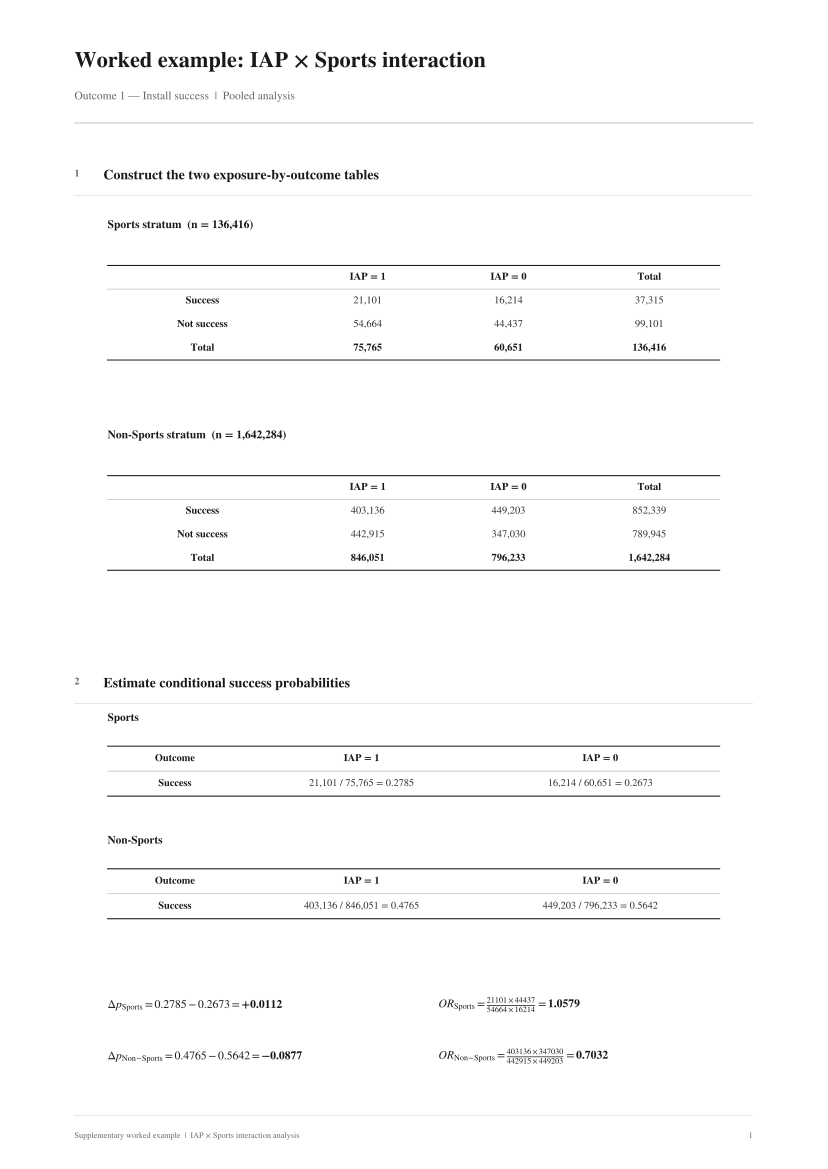

This figure's Python source:
# =====================================================================
# IAP × SPORTS — WORKED INTERACTION ANALYSIS
# Supplementary reproducibility material
#
# This script generates the complete IAP × Sports worked example used to
# illustrate the Interaction-Analysis Framework in the paper. It
# reproduces the analytical steps, interaction estimates, confidence
# intervals, country- and time-specific results, tables, and figures
# reported in the worked example, allowing readers to verify the
# calculations and resulting empirical evidence.
#
# Output:
#     iap_sports_worked_example.pdf
# =====================================================================


# =====================================================================
# 0. IMPORTS
# =====================================================================

import numpy as np
import pandas as pd
import matplotlib.pyplot as plt
import matplotlib as mpl
import textwrap

from matplotlib.backends.backend_pdf import PdfPages
from matplotlib.lines import Line2D
from matplotlib.patches import Rectangle


# =====================================================================
# 1. ANALYTICAL SETTINGS
# =====================================================================
# Load dataset
apps = pd.read_csv("ads_iap_googlePlayStore_42country_month_panel.csv")
df = apps.copy()

EXPOSURE = "offers_iap"
GENRE = "Sports"

INSTALL = "install_success"
RATING = "rating_success"

OUTPUT_FILE = "iap_sports_worked_example.pdf"

Z = 1.96

INSTALL_COUNTRIES = {
    "US": "United States",
    "IN": "India"
}

TEMPORAL_COUNTRY = "US"

RATING_COUNTRY = "US"
RATING_COUNTRY_NAME = "United States"


# =====================================================================
# 2. MONTH HANDLING
# =====================================================================

def month_label(value):
    try:
        return pd.to_datetime(value).strftime("%b %Y")
    except Exception:
        return str(value)


available_months = (
    df.loc[df["country"] == TEMPORAL_COUNTRY, "month"]
      .dropna()
      .sort_values()
      .unique()
      .tolist()
)

if len(available_months) < 3:
    raise ValueError("At least three US months are required.")


INSTALL_MONTHS = [
    available_months[0],
    available_months[len(available_months) // 2],
    available_months[-1]
]

# One representative month for the shorter rating example
RATING_MONTH = INSTALL_MONTHS[1]


# =====================================================================
# 3. STATISTICAL HELPERS
# =====================================================================

def safe_div(num, den):
    return np.nan if den == 0 else num / den


def se_probability_difference(p1, n1, p0, n0):
    if n1 == 0 or n0 == 0:
        return np.nan

    return np.sqrt(
        p1 * (1 - p1) / n1
        +
        p0 * (1 - p0) / n0
    )


def zero_cell_correction(a, b, c, d):
    corrected = any(x == 0 for x in [a, b, c, d])

    if corrected:
        return (
            a + 0.5,
            b + 0.5,
            c + 0.5,
            d + 0.5,
            True
        )

    return (
        float(a),
        float(b),
        float(c),
        float(d),
        False
    )


def se_log_or(a, b, c, d):
    return np.sqrt(
        1/a + 1/b + 1/c + 1/d
    )


def classify_ddp(low, high):
    if low > 0:
        return "+"
    if high < 0:
        return "-"
    return "0"


def classify_ror(low, high):
    if low > 1:
        return "+"
    if high < 1:
        return "-"
    return "0"


def get_cells(data, outcome):
    valid = data[
        data[outcome].isin([0, 1])
        &
        data[EXPOSURE].isin([0, 1])
    ].copy()

    a = int(
        (
            (valid[EXPOSURE] == 1)
            &
            (valid[outcome] == 1)
        ).sum()
    )

    b = int(
        (
            (valid[EXPOSURE] == 1)
            &
            (valid[outcome] == 0)
        ).sum()
    )

    c = int(
        (
            (valid[EXPOSURE] == 0)
            &
            (valid[outcome] == 1)
        ).sum()
    )

    d = int(
        (
            (valid[EXPOSURE] == 0)
            &
            (valid[outcome] == 0)
        ).sum()
    )

    return a, b, c, d


# =====================================================================
# 4. COMPLETE INTERACTION CALCULATION
# =====================================================================

def calculate_interaction(data, outcome):

    data = data[
        data[outcome].isin([0, 1])
        &
        data[EXPOSURE].isin([0, 1])
        &
        data["genre"].notna()
    ].copy()

    focal = data[data["genre"] == GENRE].copy()
    other = data[data["genre"] != GENRE].copy()

    if len(focal) == 0:
        raise ValueError("No Sports observations in this context.")

    if len(other) == 0:
        raise ValueError("No non-Sports observations in this context.")

    # -----------------------------------------------------------------
    # 2 × 2 cells
    # -----------------------------------------------------------------

    a1, b1, c1, d1 = get_cells(focal, outcome)
    a0, b0, c0, d0 = get_cells(other, outcome)

    # -----------------------------------------------------------------
    # Conditional probabilities
    # -----------------------------------------------------------------

    p_r_ads = safe_div(a1, a1 + b1)
    p_r_noads = safe_div(c1, c1 + d1)

    p_n_ads = safe_div(a0, a0 + b0)
    p_n_noads = safe_div(c0, c0 + d0)

    # -----------------------------------------------------------------
    # Probability differences
    # -----------------------------------------------------------------

    dp_r = p_r_ads - p_r_noads
    dp_n = p_n_ads - p_n_noads

    se_dp_r = se_probability_difference(
        p_r_ads, a1 + b1,
        p_r_noads, c1 + d1
    )

    se_dp_n = se_probability_difference(
        p_n_ads, a0 + b0,
        p_n_noads, c0 + d0
    )

    dp_r_low = dp_r - Z * se_dp_r
    dp_r_high = dp_r + Z * se_dp_r

    dp_n_low = dp_n - Z * se_dp_n
    dp_n_high = dp_n + Z * se_dp_n

    # -----------------------------------------------------------------
    # Odds ratios
    # -----------------------------------------------------------------

    A1, B1, C1, D1, correction_rpg = zero_cell_correction(
        a1, b1, c1, d1
    )

    A0, B0, C0, D0, correction_nonrpg = zero_cell_correction(
        a0, b0, c0, d0
    )

    OR_r = (A1 * D1) / (B1 * C1)
    OR_n = (A0 * D0) / (B0 * C0)

    log_OR_r = np.log(OR_r)
    log_OR_n = np.log(OR_n)

    se_log_OR_r = se_log_or(A1, B1, C1, D1)
    se_log_OR_n = se_log_or(A0, B0, C0, D0)

    OR_r_low = np.exp(log_OR_r - Z * se_log_OR_r)
    OR_r_high = np.exp(log_OR_r + Z * se_log_OR_r)

    OR_n_low = np.exp(log_OR_n - Z * se_log_OR_n)
    OR_n_high = np.exp(log_OR_n + Z * se_log_OR_n)

    # -----------------------------------------------------------------
    # Additive interaction
    # -----------------------------------------------------------------

    DDP = dp_r - dp_n

    se_DDP = np.sqrt(
        se_dp_r**2
        +
        se_dp_n**2
    )

    DDP_low = DDP - Z * se_DDP
    DDP_high = DDP + Z * se_DDP

    DDP_direction = classify_ddp(
        DDP_low,
        DDP_high
    )

    # -----------------------------------------------------------------
    # Multiplicative interaction
    # -----------------------------------------------------------------

    RoR = OR_r / OR_n
    log_RoR = np.log(RoR)

    se_log_RoR = np.sqrt(
        se_log_OR_r**2
        +
        se_log_OR_n**2
    )

    log_RoR_low = log_RoR - Z * se_log_RoR
    log_RoR_high = log_RoR + Z * se_log_RoR

    RoR_low = np.exp(log_RoR_low)
    RoR_high = np.exp(log_RoR_high)

    RoR_direction = classify_ror(
        RoR_low,
        RoR_high
    )

    joint = DDP_direction + RoR_direction

    # -----------------------------------------------------------------
    # Odds / log odds for plots
    # -----------------------------------------------------------------

    odds_r_noads = safe_div(
        p_r_noads,
        1 - p_r_noads
    )

    odds_r_ads = safe_div(
        p_r_ads,
        1 - p_r_ads
    )

    odds_n_noads = safe_div(
        p_n_noads,
        1 - p_n_noads
    )

    odds_n_ads = safe_div(
        p_n_ads,
        1 - p_n_ads
    )

    eps = 1e-12

    log_odds_r_noads = np.log(
        max(odds_r_noads, eps)
    )

    log_odds_r_ads = np.log(
        max(odds_r_ads, eps)
    )

    log_odds_n_noads = np.log(
        max(odds_n_noads, eps)
    )

    log_odds_n_ads = np.log(
        max(odds_n_ads, eps)
    )

    return {

        "n": len(data),

        # Sports cells
        "a1": a1,
        "b1": b1,
        "c1": c1,
        "d1": d1,

        # Non-Sports cells
        "a0": a0,
        "b0": b0,
        "c0": c0,
        "d0": d0,

        # probabilities
        "p_r_ads": p_r_ads,
        "p_r_noads": p_r_noads,

        "p_n_ads": p_n_ads,
        "p_n_noads": p_n_noads,

        # probability differences
        "dp_r": dp_r,
        "dp_r_low": dp_r_low,
        "dp_r_high": dp_r_high,

        "dp_n": dp_n,
        "dp_n_low": dp_n_low,
        "dp_n_high": dp_n_high,

        # OR
        "OR_r": OR_r,
        "OR_r_low": OR_r_low,
        "OR_r_high": OR_r_high,

        "OR_n": OR_n,
        "OR_n_low": OR_n_low,
        "OR_n_high": OR_n_high,

        "log_OR_r": log_OR_r,
        "log_OR_n": log_OR_n,

        # DDP
        "DDP": DDP,
        "DDP_low": DDP_low,
        "DDP_high": DDP_high,
        "DDP_direction": DDP_direction,

        # RoR
        "RoR": RoR,
        "RoR_low": RoR_low,
        "RoR_high": RoR_high,

        "log_RoR": log_RoR,
        "log_RoR_low": log_RoR_low,
        "log_RoR_high": log_RoR_high,

        "RoR_direction": RoR_direction,

        "joint": joint,

        # odds
        "odds_r_noads": odds_r_noads,
        "odds_r_ads": odds_r_ads,

        "odds_n_noads": odds_n_noads,
        "odds_n_ads": odds_n_ads,

        # log odds
        "log_odds_r_noads": log_odds_r_noads,
        "log_odds_r_ads": log_odds_r_ads,

        "log_odds_n_noads": log_odds_n_noads,
        "log_odds_n_ads": log_odds_n_ads,

        "correction_rpg": correction_rpg,
        "correction_nonrpg": correction_nonrpg
    }


# =====================================================================
# 5. CALCULATE ALL RESULTS
# =====================================================================

install_pooled = calculate_interaction(
    df,
    INSTALL
)

install_countries = {}

for code, name in INSTALL_COUNTRIES.items():

    subset = df[
        df["country"] == code
    ].copy()

    install_countries[name] = calculate_interaction(
        subset,
        INSTALL
    )


install_months = {}

for month in INSTALL_MONTHS:

    subset = df[
        (df["country"] == TEMPORAL_COUNTRY)
        &
        (df["month"] == month)
    ].copy()

    install_months[
        month_label(month)
    ] = calculate_interaction(
        subset,
        INSTALL
    )


rating_pooled = calculate_interaction(
    df,
    RATING
)


rating_us = calculate_interaction(

    df[
        df["country"] == RATING_COUNTRY
    ].copy(),

    RATING
)


rating_month = calculate_interaction(

    df[
        (df["country"] == RATING_COUNTRY)
        &
        (df["month"] == RATING_MONTH)
    ].copy(),

    RATING
)


# =====================================================================
# 6. PUBLICATION TYPOGRAPHY
# =====================================================================

mpl.rcParams.update({

    # Body
    "font.family": "serif",

    # Use fonts normally available with Matplotlib.
    # The first available font will be selected.
    "font.serif": [
        "STIXGeneral",
        "DejaVu Serif",
        "Times New Roman",
        "Times"
    ],

    "mathtext.fontset": "stix",

    "font.size": 8.4,

    # Axes
    "axes.titlesize": 9.0,
    "axes.titleweight": "normal",

    "axes.labelsize": 7.8,

    "axes.linewidth": 0.55,

    # ticks
    "xtick.labelsize": 7.0,
    "ytick.labelsize": 7.0,

    "xtick.major.width": 0.5,
    "ytick.major.width": 0.5,

    "xtick.major.size": 3,
    "ytick.major.size": 3,

    # legend
    "legend.fontsize": 7.0,

    # save
    "savefig.dpi": 300,

    # PDF
    "pdf.fonttype": 42,
    "ps.fonttype": 42
})


# =====================================================================
# 7. DESIGN TOKENS
# =====================================================================

INK = "0.10"

TEXT = "0.18"

MUTED = "0.40"

RULE = "0.70"

LIGHT_RULE = "0.86"

PALE = "0.955"

VERY_PALE = "0.985"

DARK_BAR = "0.24"

MID_BAR = "0.56"

LIGHT_BAR = "0.76"

WHITE = "1.0"


# A4 margins
LEFT = 0.090
RIGHT = 0.910
WIDTH = RIGHT - LEFT


# =====================================================================
# 8. GENERAL PAGE HELPERS
# =====================================================================

def new_page():
    fig = plt.figure(
        figsize=(8.27, 11.69),
        facecolor="white"
    )
    return fig


def add_line(
    fig,
    x1,
    x2,
    y,
    color=RULE,
    lw=0.5
):
    fig.lines.append(
        Line2D(
            [x1, x2],
            [y, y],
            transform=fig.transFigure,
            color=color,
            linewidth=lw
        )
    )


def page_header(
    fig,
    title,
    subtitle=None
):

    fig.text(
        LEFT,
        0.956,
        title,
        fontsize=16.0,
        fontweight="bold",
        color=INK,
        ha="left",
        va="top"
    )

    if subtitle:

        fig.text(
            LEFT,
            0.922,
            subtitle,
            fontsize=8.3,
            color=MUTED,
            ha="left",
            va="top"
        )

    add_line(
        fig,
        LEFT,
        RIGHT,
        0.895,
        color=RULE,
        lw=0.55
    )


def page_footer(
    fig,
    page_number
):

    add_line(
        fig,
        LEFT,
        RIGHT,
        0.045,
        color=LIGHT_RULE,
        lw=0.45
    )

    fig.text(
        LEFT,
        0.026,
        "Supplementary worked example  |  IAP × Sports interaction analysis",
        fontsize=5.9,
        color=MUTED,
        ha="left"
    )

    fig.text(
        RIGHT,
        0.026,
        str(page_number),
        fontsize=6.0,
        color=MUTED,
        ha="right"
    )


def section_heading(
    fig,
    y,
    number,
    title
):

    if number is not None:

        fig.text(
            LEFT,
            y,
            str(number),
            fontsize=7.2,
            fontweight="bold",
            color=MUTED,
            ha="left",
            va="top"
        )

        title_x = LEFT + 0.035

    else:

        title_x = LEFT

    fig.text(
        title_x,
        y,
        title,
        fontsize=10.0,
        fontweight="bold",
        color=INK,
        ha="left",
        va="top"
    )

    add_line(
        fig,
        LEFT,
        RIGHT,
        y - 0.022,
        color=LIGHT_RULE,
        lw=0.45
    )


def caption(
    fig,
    y,
    label,
    text
):

    fig.text(
        LEFT,
        y,
        label,
        fontsize=6.8,
        fontweight="bold",
        color=TEXT,
        va="top"
    )

    fig.text(
        LEFT + 0.075,
        y,
        text,
        fontsize=6.8,
        color=MUTED,
        va="top",
        wrap=True
    )


def note(
    fig,
    x,
    y,
    text,
    width=100,
    fontsize=7.3
):

    wrapped = "\n".join(
        textwrap.wrap(
            text,
            width=width
        )
    )

    fig.text(
        x,
        y,
        wrapped,
        fontsize=fontsize,
        color=TEXT,
        ha="left",
        va="top",
        linespacing=1.38
    )


# =====================================================================
# 9. BOOKTABS-STYLE TABLE
# =====================================================================

def publication_table(
    fig,
    rect,
    rows,
    columns,
    col_widths=None,
    fontsize=7.4,
    header_fontsize=None,
    row_height=1.35,
    first_col_bold=False,
    alignments=None
):

    ax = fig.add_axes(rect)

    ax.axis("off")

    if header_fontsize is None:
        header_fontsize = fontsize

    if col_widths is None:
        col_widths = [
            1 / len(columns)
        ] * len(columns)

    table = ax.table(
        cellText=rows,
        colLabels=columns,
        cellLoc="center",
        colLoc="center",
        colWidths=col_widths,
        loc="center"
    )

    table.auto_set_font_size(False)
    table.set_fontsize(fontsize)
    table.scale(1, row_height)

    cells = table.get_celld()

    nrows = len(rows) + 1
    ncols = len(columns)

    # Remove spreadsheet-style boxes
    for (r, c), cell in cells.items():

        cell.set_facecolor(WHITE)
        cell.set_edgecolor(WHITE)
        cell.set_linewidth(0)

        cell.PAD = 0.04

        if r == 0:

            cell.set_text_props(
                fontweight="bold",
                fontsize=header_fontsize,
                color=INK
            )

        else:

            cell.set_text_props(
                color=TEXT
            )

            if first_col_bold and c == 0:
                cell.set_text_props(
                    fontweight="bold",
                    color=INK
                )

        if alignments is not None:

            alignment = alignments[c]

            cell.get_text().set_ha(
                alignment
            )

    # Need canvas positions before drawing booktabs rules
    fig.canvas.draw()

    renderer = fig.canvas.get_renderer()

    # Top of header
    top_bbox = cells[(0, 0)].get_window_extent(renderer)
    top_y = ax.transAxes.inverted().transform(
        (top_bbox.x0, top_bbox.y1)
    )[1]

    # Bottom of header
    header_bbox = cells[(0, 0)].get_window_extent(renderer)
    header_bottom = ax.transAxes.inverted().transform(
        (header_bbox.x0, header_bbox.y0)
    )[1]

    # Bottom of table
    bottom_bbox = cells[(nrows - 1, 0)].get_window_extent(renderer)
    bottom_y = ax.transAxes.inverted().transform(
        (bottom_bbox.x0, bottom_bbox.y0)
    )[1]

    ax.plot(
        [0, 1],
        [top_y, top_y],
        transform=ax.transAxes,
        color=INK,
        linewidth=0.75,
        clip_on=False
    )

    ax.plot(
        [0, 1],
        [header_bottom, header_bottom],
        transform=ax.transAxes,
        color=RULE,
        linewidth=0.45,
        clip_on=False
    )

    ax.plot(
        [0, 1],
        [bottom_y, bottom_y],
        transform=ax.transAxes,
        color=INK,
        linewidth=0.75,
        clip_on=False
    )

    return table


# =====================================================================
# 10. CONTINGENCY TABLE
# =====================================================================

def contingency_booktabs(
    fig,
    rect,
    title,
    a,
    b,
    c,
    d
):

    fig.text(
        rect[0],
        rect[1] + rect[3] + 0.015,
        title,
        fontsize=8.3,
        fontweight="bold",
        color=INK
    )

    rows = [
        [
            "Success",
            f"{a:,}",
            f"{c:,}",
            f"{a+c:,}"
        ],
        [
            "Not success",
            f"{b:,}",
            f"{d:,}",
            f"{b+d:,}"
        ],
        [
            "Total",
            f"{a+b:,}",
            f"{c+d:,}",
            f"{a+b+c+d:,}"
        ]
    ]

    table = publication_table(
        fig,
        rect,
        rows,
        [
            "",
            "IAP = 1",
            "IAP = 0",
            "Total"
        ],
        col_widths=[
            0.31,
            0.23,
            0.23,
            0.23
        ],
        fontsize=7.5,
        row_height=1.42,
        first_col_bold=True
    )

    # Emphasise total row without shading
    for c in range(4):

        table[(3, c)].set_text_props(
            fontweight="bold",
            color=INK
        )


# =====================================================================
# 11. CONDITIONAL PROBABILITY TABLE
# =====================================================================

def probability_booktabs(
    fig,
    rect,
    title,
    a,
    b,
    c,
    d
):

    p_ads = safe_div(a, a+b)
    p_noads = safe_div(c, c+d)

    fig.text(
        rect[0],
        rect[1] + rect[3] + 0.013,
        title,
        fontsize=8.1,
        fontweight="bold",
        color=INK
    )

    rows = [
        [
            "Success",
            f"{a:,} / {a+b:,} = {p_ads:.4f}",
            f"{c:,} / {c+d:,} = {p_noads:.4f}"
        ]
    ]

    publication_table(
        fig,
        rect,
        rows,
        [
            "Outcome",
            "IAP = 1",
            "IAP = 0"
        ],
        col_widths=[
            0.22,
            0.39,
            0.39
        ],
        fontsize=7.4,
        row_height=1.50,
        first_col_bold=True
    )


# =====================================================================
# 12. STANDARD AXIS STYLE
# =====================================================================

def clean_axis(
    ax,
    horizontal_grid=True
):

    ax.spines["top"].set_visible(False)
    ax.spines["right"].set_visible(False)

    ax.spines["left"].set_color(RULE)
    ax.spines["bottom"].set_color(RULE)

    ax.spines["left"].set_linewidth(0.55)
    ax.spines["bottom"].set_linewidth(0.55)

    ax.tick_params(
        colors=TEXT,
        width=0.5
    )

    if horizontal_grid:

        ax.yaxis.grid(
            True,
            color="0.90",
            linewidth=0.45
        )

        ax.set_axisbelow(True)


# =====================================================================
# 13. ZERO-CENTRED BAR CHART
# =====================================================================

def zero_bar_chart(
    ax,
    labels,
    values,
    ylabel,
    title=None,
    shades=None,
    value_decimals=3
):

    values = np.asarray(values, dtype=float)

    x = np.arange(len(values))

    if shades is None:

        shades = [DARK_BAR] * len(values)

    bars = ax.bar(
        x,
        values,
        width=0.56,
        color=shades,
        edgecolor=INK,
        linewidth=0.45
    )

    ax.axhline(
        0,
        color=INK,
        linewidth=0.85
    )

    span = max(
        np.max(np.abs(values)),
        0.05
    )

    ax.set_ylim(
        -span * 1.30,
        span * 1.30
    )

    ax.set_xticks(x)
    ax.set_xticklabels(labels)

    ax.set_ylabel(ylabel)

    if title:
        ax.set_title(
            title,
            pad=8
        )

    clean_axis(ax)

    for bar, value in zip(
        bars,
        values
    ):

        offset = span * 0.045

        if value >= 0:

            y = value + offset
            va = "bottom"

        else:

            y = value - offset
            va = "top"

        ax.text(
            bar.get_x() + bar.get_width()/2,
            y,
            f"{value:+.{value_decimals}f}",
            ha="center",
            va=va,
            fontsize=6.7,
            color=TEXT
        )


# =====================================================================
# 14. PROBABILITY INTERACTION PLOT
# =====================================================================

def probability_interaction_plot(
    ax,
    R,
    outcome_label
):

    ax.plot(
        [0, 1],
        [
            R["p_r_noads"],
            R["p_r_ads"]
        ],
        color=INK,
        marker="o",
        markersize=4.2,
        linewidth=1.45,
        label="Sports"
    )

    ax.plot(
        [0, 1],
        [
            R["p_n_noads"],
            R["p_n_ads"]
        ],
        color=MID_BAR,
        marker="s",
        markersize=4.0,
        linewidth=1.35,
        linestyle="--",
        label="Non-Sports"
    )

    values = [
        R["p_r_noads"],
        R["p_r_ads"],
        R["p_n_noads"],
        R["p_n_ads"]
    ]

    ymin = max(
        0,
        min(values) - 0.07
    )

    ymax = min(
        1,
        max(values) + 0.07
    )

    ax.set_ylim(
        ymin,
        ymax
    )

    ax.set_xlim(
        -0.08,
        1.08
    )

    ax.set_xticks(
        [0, 1]
    )

    ax.set_xticklabels(
        [
            "IAP absent",
            "IAP present"
        ]
    )

    ax.set_ylabel(
        f"P({outcome_label.lower()})"
    )

    ax.legend(
        frameon=False,
        loc="best",
        handlelength=2.0
    )

    clean_axis(ax)

    for x, y in [
        (0, R["p_r_noads"]),
        (1, R["p_r_ads"]),
        (0, R["p_n_noads"]),
        (1, R["p_n_ads"])
    ]:

        ax.annotate(
            f"{y:.3f}",
            (x, y),
            xytext=(0, 6),
            textcoords="offset points",
            ha="center",
            fontsize=6.3,
            color=MUTED
        )


# =====================================================================
# 15. LOG-ODDS INTERACTION PLOT
# =====================================================================

def log_odds_interaction_plot(
    ax,
    R,
    outcome_label
):

    ax.plot(
        [0, 1],
        [
            R["log_odds_r_noads"],
            R["log_odds_r_ads"]
        ],
        color=INK,
        marker="o",
        markersize=4.2,
        linewidth=1.45,
        label="Sports"
    )

    ax.plot(
        [0, 1],
        [
            R["log_odds_n_noads"],
            R["log_odds_n_ads"]
        ],
        color=MID_BAR,
        marker="s",
        markersize=4.0,
        linewidth=1.35,
        linestyle="--",
        label="Non-Sports"
    )

    values = [
        R["log_odds_r_noads"],
        R["log_odds_r_ads"],
        R["log_odds_n_noads"],
        R["log_odds_n_ads"]
    ]

    span = max(values) - min(values)

    margin = max(
        span * 0.10,
        0.12
    )

    ax.set_ylim(
        min(values) - margin,
        max(values) + margin
    )

    ax.set_xlim(
        -0.08,
        1.08
    )

    ax.set_xticks(
        [0, 1]
    )

    ax.set_xticklabels(
        [
            "IAP absent",
            "IAP present"
        ]
    )

    ax.set_ylabel(
        f"Log odds of {outcome_label.lower()}"
    )

    ax.legend(
        frameon=False,
        loc="best",
        handlelength=2.0
    )

    clean_axis(ax)

    for x, y in [
        (0, R["log_odds_r_noads"]),
        (1, R["log_odds_r_ads"]),
        (0, R["log_odds_n_noads"]),
        (1, R["log_odds_n_ads"])
    ]:

        ax.annotate(
            f"{y:+.2f}",
            (x, y),
            xytext=(0, 6),
            textcoords="offset points",
            ha="center",
            fontsize=6.3,
            color=MUTED
        )


# =====================================================================
# 16. CONTEXT RESULT TABLE
# =====================================================================

def context_results_table(
    fig,
    rect,
    contexts
):

    rows = []

    for label, R in contexts.items():

        rows.append([
            label,
            f"{R['dp_r']:+.3f}",
            f"{R['dp_n']:+.3f}",
            f"{R['DDP']:+.3f}",
            f"{R['OR_r']:.3f}",
            f"{R['OR_n']:.3f}",
            f"{R['RoR']:.3f}",
            R["joint"]
        ])

    publication_table(
        fig,
        rect,
        rows,
        [
            "Context",
            "Sports\nΔp",
            "Non-Sports\nΔp",
            "DDP",
            "Sports\nOR",
            "Non-Sports\nOR",
            "RoR",
            "Joint"
        ],
        col_widths=[
            0.20,
            0.105,
            0.12,
            0.105,
            0.105,
            0.12,
            0.105,
            0.04
        ],
        fontsize=6.7,
        header_fontsize=6.4,
        row_height=1.45,
        first_col_bold=True
    )


# =====================================================================
# 17. CONTEXT CALCULATION BLOCK
#
# Cleaner replacement for the old "tiny table + tiny equations" block.
# =====================================================================

def context_calculation_block(
    fig,
    R,
    title,
    y_top
):

    # title
    fig.text(
        LEFT + 0.020,
        y_top,
        title,
        fontsize=9.0,
        fontweight="bold",
        color=INK,
        va="top"
    )

    # thin contextual rule
    add_line(
        fig,
        LEFT + 0.020,
        RIGHT - 0.020,
        y_top - 0.023,
        color=LIGHT_RULE,
        lw=0.40
    )

    # --------------------------------------------------------------
    # Left: compact cell-count table
    # --------------------------------------------------------------

    rows = [
        [
            "Sports",
            f"{R['a1']:,}",
            f"{R['b1']:,}",
            f"{R['c1']:,}",
            f"{R['d1']:,}"
        ],
        [
            "Non-Sports",
            f"{R['a0']:,}",
            f"{R['b0']:,}",
            f"{R['c0']:,}",
            f"{R['d0']:,}"
        ]
    ]

    publication_table(
        fig,
        [
            LEFT + 0.020,
            y_top - 0.150,
            0.39,
            0.105
        ],
        rows,
        [
            "Stratum",
            "IAP+\nSuccess",
            "IAP+\nNo",
            "IAP−\nSuccess",
            "IAP−\nNo"
        ],
        col_widths=[
            0.22,
            0.195,
            0.195,
            0.195,
            0.195
        ],
        fontsize=6.5,
        header_fontsize=6.1,
        row_height=1.35,
        first_col_bold=True
    )

    # --------------------------------------------------------------
    # Right: aligned calculation sequence
    # --------------------------------------------------------------

    x = 0.535

    fig.text(
        x,
        y_top - 0.050,
        (
            r"$\Delta p_{\mathrm{Sports}}"
            rf"={R['p_r_ads']:.4f}"
            rf"-{R['p_r_noads']:.4f}"
            rf"={R['dp_r']:+.4f}$"
        ),
        fontsize=7.8,
        color=TEXT
    )

    fig.text(
        x,
        y_top - 0.083,
        (
            r"$\Delta p_{\mathrm{Non\!-\!Sports}}"
            rf"={R['p_n_ads']:.4f}"
            rf"-{R['p_n_noads']:.4f}"
            rf"={R['dp_n']:+.4f}$"
        ),
        fontsize=7.8,
        color=TEXT
    )

    fig.text(
        x,
        y_top - 0.120,
        (
            r"$\mathrm{DDP}"
            rf"={R['dp_r']:+.4f}"
            rf"-({R['dp_n']:+.4f})"
            rf"=\mathbf{{{R['DDP']:+.4f}}}$"
        ),
        fontsize=8.1,
        color=INK
    )

    fig.text(
        x,
        y_top - 0.157,
        (
            r"$\mathrm{RoR}"
            rf"={R['OR_r']:.4f}"
            rf"/{R['OR_n']:.4f}"
            rf"=\mathbf{{{R['RoR']:.4f}}}$"
        ),
        fontsize=8.1,
        color=INK
    )

    fig.text(
        0.835,
        y_top - 0.157,
        f"Joint: {R['joint']}",
        fontsize=7.4,
        fontweight="bold",
        color=TEXT
    )


# =====================================================================
# 18. TWO-PANEL CONTEXT SUMMARY
# =====================================================================

def context_summary_figure(
    fig,
    contexts,
    rect_left,
    rect_right,
    short_labels=None
):

    labels = list(contexts.keys())

    if short_labels is None:
        plot_labels = labels
    else:
        plot_labels = short_labels

    ddp = np.array([
        contexts[k]["DDP"]
        for k in labels
    ])

    log_ror = np.array([
        contexts[k]["log_RoR"]
        for k in labels
    ])

    # --------------------------------------------------------------
    # DDP
    # --------------------------------------------------------------

    ax1 = fig.add_axes(rect_left)

    zero_bar_chart(
        ax1,
        plot_labels,
        ddp,
        "DDP",
        title="Additive interaction"
    )

    # --------------------------------------------------------------
    # log(RoR)
    # --------------------------------------------------------------

    ax2 = fig.add_axes(rect_right)

    zero_bar_chart(
        ax2,
        plot_labels,
        log_ror,
        "log(RoR)",
        title="Multiplicative interaction",
        shades=[MID_BAR] * len(labels)
    )


# =====================================================================
# PAGE 1
# POOLED INSTALL: DATA CONSTRUCTION
# =====================================================================

def render_page_1(pdf):

    R = install_pooled

    fig = new_page()

    page_header(
        fig,
        "Worked example: IAP × Sports interaction",
        "Outcome 1 — Install success  |  Pooled analysis"
    )

    section_heading(
        fig,
        0.855,
        "1",
        "Construct the two exposure-by-outcome tables"
    )

    contingency_booktabs(
        fig,
        [0.13, 0.675, 0.74, 0.115],
        f"Sports stratum  (n = {R['a1']+R['b1']+R['c1']+R['d1']:,})",
        R["a1"], R["b1"], R["c1"], R["d1"]
    )

    contingency_booktabs(
        fig,
        [0.13, 0.495, 0.74, 0.115],
        f"Non-Sports stratum  (n = {R['a0']+R['b0']+R['c0']+R['d0']:,})",
        R["a0"], R["b0"], R["c0"], R["d0"]
    )

    section_heading(
        fig,
        0.420,
        "2",
        "Estimate conditional success probabilities"
    )

    probability_booktabs(
        fig,
        [0.13, 0.310, 0.74, 0.060],
        "Sports",
        R["a1"], R["b1"], R["c1"], R["d1"]
    )

    probability_booktabs(
        fig,
        [0.13, 0.205, 0.74, 0.060],
        "Non-Sports",
        R["a0"], R["b0"], R["c0"], R["d0"]
    )

    # --------------------------------------------------------------
    # Within-stratum calculations
    # --------------------------------------------------------------

    fig.text(
        0.13,
        0.137,
        (
            r"$\Delta p_{\mathrm{Sports}}"
            rf"={R['p_r_ads']:.4f}"
            rf"-{R['p_r_noads']:.4f}"
            rf"=\mathbf{{{R['dp_r']:+.4f}}}$"
        ),
        fontsize=8.4,
        color=INK
    )

    fig.text(
        0.53,
        0.137,
        (
            r"$OR_{\mathrm{Sports}}"
            rf"=\frac{{{R['a1']}\times{R['d1']}}}"
            rf"{{{R['b1']}\times{R['c1']}}}"
            rf"=\mathbf{{{R['OR_r']:.4f}}}$"
        ),
        fontsize=8.4,
        color=INK
    )

    fig.text(
        0.13,
        0.093,
        (
            r"$\Delta p_{\mathrm{Non\!-\!Sports}}"
            rf"={R['p_n_ads']:.4f}"
            rf"-{R['p_n_noads']:.4f}"
            rf"=\mathbf{{{R['dp_n']:+.4f}}}$"
        ),
        fontsize=8.4,
        color=INK
    )

    fig.text(
        0.53,
        0.093,
        (
            r"$OR_{\mathrm{Non\!-\!Sports}}"
            rf"=\frac{{{R['a0']}\times{R['d0']}}}"
            rf"{{{R['b0']}\times{R['c0']}}}"
            rf"=\mathbf{{{R['OR_n']:.4f}}}$"
        ),
        fontsize=8.4,
        color=INK
    )

    page_footer(
        fig,
        1
    )

    pdf.savefig(
        fig,
        bbox_inches=None
    )

    plt.close(fig)


# =====================================================================
# PAGE 2
# POOLED INSTALL: INTERACTION
# =====================================================================

def render_page_2(pdf):

    R = install_pooled

    fig = new_page()

    page_header(
        fig,
        "Pooled interaction analysis",
        "Install success  |  Additive and multiplicative scales"
    )

    # =================================================================
    # ADDITIVE
    # =================================================================

    section_heading(
        fig,
        0.855,
        "3",
        "Additive interaction"
    )

    fig.text(
        0.12,
        0.800,
        r"$\mathrm{DDP}"
        r"=\Delta p_{\mathrm{Sports}}"
        r"-\Delta p_{\mathrm{Non\!-\!Sports}}$",
        fontsize=10.5,
        color=TEXT
    )

    fig.text(
        0.12,
        0.757,
        (
            rf"$={R['dp_r']:+.4f}"
            rf"-({R['dp_n']:+.4f})"
            rf"=\mathbf{{{R['DDP']:+.4f}}}$"
        ),
        fontsize=11.0,
        color=INK
    )

    fig.text(
        0.57,
        0.775,
        (
            rf"$95\%\,CI:"
            rf"\ [{R['DDP_low']:.4f},"
            rf"\ {R['DDP_high']:.4f}]$"
        ),
        fontsize=8.5,
        color=TEXT
    )

    ax1 = fig.add_axes(
        [0.10, 0.495, 0.37, 0.205]
    )

    zero_bar_chart(
        ax1,
        [
            "Sports\nΔp",
            "Non-Sports\nΔp",
            "Interaction\nDDP"
        ],
        [
            R["dp_r"],
            R["dp_n"],
            R["DDP"]
        ],
        "Probability difference",
        shades=[
            MID_BAR,
            LIGHT_BAR,
            DARK_BAR
        ]
    )

    ax2 = fig.add_axes(
        [0.56, 0.495, 0.34, 0.205]
    )

    probability_interaction_plot(
        ax2,
        R,
        "Install success"
    )

    caption(
        fig,
        0.455,
        "Figure 1.",
        "Additive interaction. The left panel decomposes the two within-stratum "
        "probability differences and their difference-in-differences; the right "
        "panel shows the corresponding conditional success probabilities."
    )

    # =================================================================
    # MULTIPLICATIVE
    # =================================================================

    section_heading(
        fig,
        0.390,
        "4",
        "Multiplicative interaction"
    )

    fig.text(
        0.12,
        0.337,
        r"$\mathrm{RoR}"
        r"=OR_{\mathrm{Sports}}"
        r"/OR_{\mathrm{Non\!-\!Sports}}$",
        fontsize=10.5,
        color=TEXT
    )

    fig.text(
        0.12,
        0.295,
        (
            rf"$={R['OR_r']:.4f}"
            rf"/{R['OR_n']:.4f}"
            rf"=\mathbf{{{R['RoR']:.4f}}}$"
        ),
        fontsize=11.0,
        color=INK
    )

    fig.text(
        0.57,
        0.313,
        (
            rf"$95\%\,CI:"
            rf"\ [{R['RoR_low']:.4f},"
            rf"\ {R['RoR_high']:.4f}]$"
        ),
        fontsize=8.5,
        color=TEXT
    )

    ax3 = fig.add_axes(
        [0.10, 0.085, 0.37, 0.165]
    )

    zero_bar_chart(
        ax3,
        [
            "Sports\nlog(OR)",
            "Non-Sports\nlog(OR)",
            "Interaction\nlog(RoR)"
        ],
        [
            R["log_OR_r"],
            R["log_OR_n"],
            R["log_RoR"]
        ],
        "Log odds ratio",
        shades=[
            MID_BAR,
            LIGHT_BAR,
            DARK_BAR
        ]
    )

    ax4 = fig.add_axes(
        [0.56, 0.085, 0.34, 0.165]
    )

    log_odds_interaction_plot(
        ax4,
        R,
        "Install success"
    )

    page_footer(
        fig,
        2
    )

    pdf.savefig(fig)
    plt.close(fig)


# =====================================================================
# PAGE 3
# INSTALL CROSS-MARKET
# =====================================================================

def render_page_3(pdf):

    fig = new_page()

    page_header(
        fig,
        "Cross-market replication",
        "Install success  |  United States and India"
    )

    section_heading(
        fig,
        0.855,
        None,
        "Country-specific calculations"
    )

    context_calculation_block(
        fig,
        install_countries["United States"],
        "United States",
        0.805
    )

    context_calculation_block(
        fig,
        install_countries["India"],
        "India",
        0.565
    )

    section_heading(
        fig,
        0.330,
        None,
        "Comparison of interaction estimates"
    )

    context_results_table(
        fig,
        [0.105, 0.230, 0.79, 0.070],
        install_countries
    )

    context_summary_figure(
        fig,
        install_countries,
        [0.10, 0.070, 0.36, 0.120],
        [0.55, 0.070, 0.36, 0.120],
        short_labels=[
            "United States",
            "India"
        ]
    )

    page_footer(
        fig,
        3
    )

    pdf.savefig(fig)
    plt.close(fig)


# =====================================================================
# PAGE 4
# INSTALL TEMPORAL
# =====================================================================

def render_page_4(pdf):

    fig = new_page()

    page_header(
        fig,
        "Temporal replication",
        "Install success  |  Three United States monthly contexts"
    )

    section_heading(
        fig,
        0.855,
        None,
        "Selected monthly contexts"
    )

    y_positions = [
        0.805,
        0.610,
        0.415
    ]

    for (label, R), y in zip(
        install_months.items(),
        y_positions
    ):

        context_calculation_block(
            fig,
            R,
            label,
            y
        )

    section_heading(
        fig,
        0.205,
        None,
        "Temporal comparison"
    )

    context_summary_figure(
        fig,
        install_months,
        [0.10, 0.065, 0.36, 0.105],
        [0.55, 0.065, 0.36, 0.105],
        short_labels=[
            month_label(x)
            for x in INSTALL_MONTHS
        ]
    )

    page_footer(
        fig,
        4
    )

    pdf.savefig(fig)
    plt.close(fig)


# =====================================================================
# PAGE 5
# INSTALL SYNTHESIS
# =====================================================================

def render_page_5(pdf):

    contexts = {
        "Pooled": install_pooled,
        "United States": install_countries["United States"],
        "India": install_countries["India"]
    }

    for label, R in install_months.items():

        contexts[
            f"US {label}"
        ] = R

    fig = new_page()

    page_header(
        fig,
        "Install-success synthesis",
        "Pooled, national, and temporal contexts"
    )

    section_heading(
        fig,
        0.855,
        None,
        "Interaction estimates"
    )

    context_results_table(
        fig,
        [0.085, 0.655, 0.83, 0.145],
        contexts
    )

    section_heading(
        fig,
        0.585,
        None,
        "Interaction magnitude across contexts"
    )

    short_labels = [
        "Pooled",
        "US",
        "India",
        "US\nJan 2025",
        "US\nAug 2025",
        "US\nFeb 2026"
    ]

    context_summary_figure(
        fig,
        contexts,
        [0.095, 0.280, 0.37, 0.245],
        [0.545, 0.280, 0.37, 0.245],
        short_labels=short_labels
    )

    caption(
        fig,
        0.225,
        "Figure 2.",
        "Install-success interaction estimates across the pooled analysis, "
        "two national markets, and three United States monthly contexts. "
        "Both panels use a zero null: DDP on the additive scale and log(RoR) "
        "on the multiplicative scale."
    )

    note(
        fig,
        0.095,
        0.160,
        (
            "The worked contexts are presented to demonstrate how the same "
            "interaction calculation is propagated across analytical levels. "
            "The table retains RoR on its original ratio scale for reporting, "
            "whereas the figure uses log(RoR) so that the multiplicative null "
            "is centered at zero."
        ),
        width=108,
        fontsize=7.4
    )

    page_footer(
        fig,
        5
    )

    pdf.savefig(fig)
    plt.close(fig)


# =====================================================================
# PAGE 6
# RATING POOLED
# =====================================================================

def render_page_6(pdf):

    R = rating_pooled

    fig = new_page()

    page_header(
        fig,
        "Parallel outcome analysis",
        "Outcome 2 — Rating success  |  Pooled analysis"
    )

    section_heading(
        fig,
        0.855,
        "1",
        "Construct the two exposure-by-outcome tables"
    )

    contingency_booktabs(
        fig,
        [0.095, 0.705, 0.37, 0.095],
        "Sports",
        R["a1"], R["b1"], R["c1"], R["d1"]
    )

    contingency_booktabs(
        fig,
        [0.535, 0.705, 0.37, 0.095],
        "Non-Sports",
        R["a0"], R["b0"], R["c0"], R["d0"]
    )

    section_heading(
        fig,
        0.635,
        "2",
        "Estimate within-stratum associations"
    )

    rows = [
        [
            "Sports",
            f"{R['p_r_ads']:.4f}",
            f"{R['p_r_noads']:.4f}",
            f"{R['dp_r']:+.4f}",
            f"{R['OR_r']:.4f}"
        ],
        [
            "Non-Sports",
            f"{R['p_n_ads']:.4f}",
            f"{R['p_n_noads']:.4f}",
            f"{R['dp_n']:+.4f}",
            f"{R['OR_n']:.4f}"
        ]
    ]

    publication_table(
        fig,
        [0.13, 0.535, 0.74, 0.060],
        rows,
        [
            "Stratum",
            "P(success | IAP = 1)",
            "P(success | IAP = 0)",
            "Δp",
            "OR"
        ],
        col_widths=[
            0.18,
            0.25,
            0.25,
            0.16,
            0.16
        ],
        fontsize=7.2,
        row_height=1.45,
        first_col_bold=True
    )

    section_heading(
        fig,
        0.470,
        "3",
        "Estimate interaction on both scales"
    )

    # Additive
    fig.text(
        0.13,
        0.414,
        (
            r"$\mathrm{DDP}"
            rf"={R['dp_r']:+.4f}"
            rf"-({R['dp_n']:+.4f})"
            rf"=\mathbf{{{R['DDP']:+.4f}}}$"
        ),
        fontsize=9.3,
        color=INK
    )

    fig.text(
        0.13,
        0.378,
        (
            rf"$95\%\,CI:"
            rf"\ [{R['DDP_low']:.4f},"
            rf"\ {R['DDP_high']:.4f}]$"
        ),
        fontsize=7.8,
        color=TEXT
    )

    # Multiplicative
    fig.text(
        0.54,
        0.414,
        (
            r"$\mathrm{RoR}"
            rf"={R['OR_r']:.4f}"
            rf"/{R['OR_n']:.4f}"
            rf"=\mathbf{{{R['RoR']:.4f}}}$"
        ),
        fontsize=9.3,
        color=INK
    )

    fig.text(
        0.54,
        0.378,
        (
            rf"$95\%\,CI:"
            rf"\ [{R['RoR_low']:.4f},"
            rf"\ {R['RoR_high']:.4f}]$"
        ),
        fontsize=7.8,
        color=TEXT
    )

    fig.text(
        0.13,
        0.338,
        f"Joint classification:  {R['joint']}",
        fontsize=7.8,
        fontweight="bold",
        color=TEXT
    )

    # --------------------------------------------------------------
    # Compact publication figure
    # --------------------------------------------------------------

    ax1 = fig.add_axes(
        [0.09, 0.095, 0.25, 0.185]
    )

    zero_bar_chart(
        ax1,
        [
            "Sports\nΔp",
            "Non-Sports\nΔp",
            "DDP"
        ],
        [
            R["dp_r"],
            R["dp_n"],
            R["DDP"]
        ],
        "Probability difference",
        shades=[
            MID_BAR,
            LIGHT_BAR,
            DARK_BAR
        ]
    )

    ax2 = fig.add_axes(
        [0.385, 0.095, 0.225, 0.185]
    )

    probability_interaction_plot(
        ax2,
        R,
        "Rating success"
    )

    ax3 = fig.add_axes(
        [0.655, 0.095, 0.25, 0.185]
    )

    zero_bar_chart(
        ax3,
        [
            "Sports\nlog(OR)",
            "Non-Sports\nlog(OR)",
            "log(RoR)"
        ],
        [
            R["log_OR_r"],
            R["log_OR_n"],
            R["log_RoR"]
        ],
        "Log odds ratio",
        shades=[
            MID_BAR,
            LIGHT_BAR,
            DARK_BAR
        ]
    )

    page_footer(
        fig,
        6
    )

    pdf.savefig(fig)
    plt.close(fig)


# =====================================================================
# PAGE 7
# RATING CONTEXTS
# =====================================================================

def render_page_7(pdf):

    fig = new_page()

    page_header(
        fig,
        "Rating-success replication",
        "One national context and one monthly context"
    )

    section_heading(
        fig,
        0.855,
        None,
        "Context-specific calculations"
    )

    context_calculation_block(
        fig,
        rating_us,
        "United States",
        0.805
    )

    context_calculation_block(
        fig,
        rating_month,
        f"United States — {month_label(RATING_MONTH)}",
        0.550
    )

    section_heading(
        fig,
        0.310,
        None,
        "Rating-success summary"
    )

    contexts = {
        "Pooled": rating_pooled,
        "United States": rating_us,
        f"US {month_label(RATING_MONTH)}": rating_month
    }

    context_results_table(
        fig,
        [0.105, 0.210, 0.79, 0.070],
        contexts
    )

    context_summary_figure(
        fig,
        contexts,
        [0.10, 0.065, 0.36, 0.105],
        [0.55, 0.065, 0.36, 0.105],
        short_labels=[
            "Pooled",
            "United States",
            month_label(RATING_MONTH)
        ]
    )

    page_footer(
        fig,
        7
    )

    pdf.savefig(fig)
    plt.close(fig)


# =====================================================================
# PAGE 8
# COMPLETE ANALYSIS SYNTHESIS
#
# This page is intentionally different from the preceding worked pages.
#
# Pages 1–7:
#     demonstrate the calculation using selected contexts.
#
# Page 8:
#     summarizes ALL available national and country × month contexts
#     for BOTH install success and rating success.
# =====================================================================

# =====================================================================
# COMPLETE IAP × SPORTS SYNTHESIS
# Pages 8–10
#
# Page 8:
#   Complete numerical synthesis across:
#       • pooled analysis
#       • all countries
#       • all country × month contexts
#
# Page 9:
#   Complete country-specific numerical estimates for all national markets.
#
# Page 10:
#   Complete visual synthesis:
#       A. Install DDP — all countries
#       B. Rating DDP  — all countries
#       C. Install DDP — all 14 pooled months
#       D. Rating DDP  — all 14 pooled months
# =====================================================================


# =====================================================================
# 18. COMPLETE CONTEXT CALCULATIONS
# =====================================================================

def calculate_country_results(data, outcome):

    results = {}

    for country in sorted(data["country"].dropna().unique()):

        subset = data[
            data["country"] == country
        ].copy()

        try:
            R = calculate_interaction(
                subset,
                outcome
            )

            if np.isfinite(R["DDP"]) and np.isfinite(R["log_RoR"]):
                results[country] = R

        except Exception:
            continue

    return results


def calculate_country_month_results(data, outcome):

    results = {}

    contexts = (
        data[["country", "month"]]
        .dropna()
        .drop_duplicates()
        .sort_values(["country", "month"])
    )

    for _, row in contexts.iterrows():

        country = row["country"]
        month = row["month"]

        subset = data[
            (data["country"] == country)
            &
            (data["month"] == month)
        ].copy()

        try:
            R = calculate_interaction(
                subset,
                outcome
            )

            if np.isfinite(R["DDP"]) and np.isfinite(R["log_RoR"]):

                results[(country, month)] = R

        except Exception:
            continue

    return results


def calculate_month_results(data, outcome):
    """
    Pooled monthly analysis:
    all countries combined within each month.

    This gives the 14-point temporal series used on Page 9.
    """

    results = {}

    months = (
        data["month"]
        .dropna()
        .sort_values()
        .unique()
        .tolist()
    )

    for month in months:

        subset = data[
            data["month"] == month
        ].copy()

        try:
            R = calculate_interaction(
                subset,
                outcome
            )

            if np.isfinite(R["DDP"]) and np.isfinite(R["log_RoR"]):
                results[month] = R

        except Exception:
            continue

    return results


# =====================================================================
# 19. CALCULATE COMPLETE RESULTS
# =====================================================================

install_country_all = calculate_country_results(
    df,
    INSTALL
)

rating_country_all = calculate_country_results(
    df,
    RATING
)


install_country_month_all = calculate_country_month_results(
    df,
    INSTALL
)

rating_country_month_all = calculate_country_month_results(
    df,
    RATING
)


install_month_all = calculate_month_results(
    df,
    INSTALL
)

rating_month_all = calculate_month_results(
    df,
    RATING
)


# =====================================================================
# 20. SUMMARY HELPERS
# =====================================================================

def summarize_context_results(results):

    values = list(results.values())

    if len(values) == 0:
        return None

    ddp = np.array([
        R["DDP"]
        for R in values
    ])

    ror = np.array([
        R["RoR"]
        for R in values
    ])

    log_ror = np.array([
        R["log_RoR"]
        for R in values
    ])

    counts = {
        "++": 0,
        "--": 0,
        "00": 0,
        "M": 0
    }

    for R in values:

        joint = R["joint"]

        if joint == "++":
            counts["++"] += 1

        elif joint == "--":
            counts["--"] += 1

        elif joint == "00":
            counts["00"] += 1

        else:
            counts["M"] += 1

    return {
        "N": len(values),

        "mean_DDP": np.mean(ddp),
        "median_DDP": np.median(ddp),
        "min_DDP": np.min(ddp),
        "max_DDP": np.max(ddp),

        "mean_RoR": np.mean(ror),
        "median_RoR": np.median(ror),

        "mean_log_RoR": np.mean(log_ror),
        "median_log_RoR": np.median(log_ror),

        "++": counts["++"],
        "--": counts["--"],
        "00": counts["00"],
        "M": counts["M"]
    }


# =====================================================================
# 21. POOLED SUMMARY ROW
# =====================================================================

def pooled_summary_row(
    outcome_name,
    R
):

    return [
        outcome_name,
        "Pooled",

        f"{R['DDP']:+.3f}",

        (
            f"[{R['DDP_low']:+.3f}, "
            f"{R['DDP_high']:+.3f}]"
        ),

        f"{R['RoR']:.3f}",

        f"{R['log_RoR']:+.3f}",

        "1" if R["joint"] == "++" else "0",
        "1" if R["joint"] == "--" else "0",
        "1" if R["joint"] == "00" else "0",
        "1" if R["joint"] not in ["++", "--", "00"] else "0",

        "1"
    ]


# =====================================================================
# 22. AGGREGATED SUMMARY ROW
# =====================================================================

def aggregated_summary_row(
    outcome_name,
    level_name,
    results
):

    S = summarize_context_results(
        results
    )

    return [
        outcome_name,
        level_name,

        f"{S['mean_DDP']:+.3f}",

        (
            f"{S['min_DDP']:+.3f} to "
            f"{S['max_DDP']:+.3f}"
        ),

        f"{S['mean_RoR']:.3f}",

        f"{S['mean_log_RoR']:+.3f}",

        f"{S['++']:,}",
        f"{S['--']:,}",
        f"{S['00']:,}",
        f"{S['M']:,}",

        f"{S['N']:,}"
    ]


# =====================================================================
# PAGE 8
# COMPLETE NUMERICAL SYNTHESIS
# =====================================================================

def render_page_8(pdf):

    fig = new_page()

    page_header(
        fig,
        "Complete IAP × Sports interaction summary",
        "Pooled, cross-market, and temporal evidence"
    )


    # -----------------------------------------------------------------
    # Main synthesis table
    # -----------------------------------------------------------------

    section_heading(
        fig,
        0.855,
        None,
        "Interaction estimates across analytical levels"
    )


    rows = [

        pooled_summary_row(
            "Install",
            install_pooled
        ),

        aggregated_summary_row(
            "Install",
            "Countries",
            install_country_all
        ),

        aggregated_summary_row(
            "Install",
            "Country × month",
            install_country_month_all
        ),

        pooled_summary_row(
            "Rating",
            rating_pooled
        ),

        aggregated_summary_row(
            "Rating",
            "Countries",
            rating_country_all
        ),

        aggregated_summary_row(
            "Rating",
            "Country × month",
            rating_country_month_all
        )
    ]


    publication_table(
        fig,
        [
            0.065,
            0.645,
            0.87,
            0.155
        ],

        rows,

        [
            "Outcome",
            "Analytical\nlevel",
            "Mean /\npooled DDP",
            "95% CI /\nobserved range",
            "Mean /\npooled RoR",
            "Mean /\npooled\nlog(RoR)",
            "++",
            "--",
            "00",
            "Mixed",
            "N"
        ],

        col_widths=[
            0.09,
            0.125,
            0.105,
            0.165,
            0.105,
            0.115,
            0.055,
            0.055,
            0.055,
            0.075,
            0.055
        ],

        fontsize=6.2,
        header_fontsize=5.9,
        row_height=1.55,
        first_col_bold=True
    )


    # -----------------------------------------------------------------
    # Explanation
    # -----------------------------------------------------------------

    fig.text(
        LEFT,
        0.595,
        (
            "Pooled rows report the interaction estimate and its 95% confidence "
            "interval. Country and country × month rows summarize the complete "
            "set of context-specific estimates; the interval column therefore "
            "shows the observed range rather than a confidence interval."
        ),
        fontsize=6.8,
        color=MUTED,
        va="top",
        wrap=True
    )


    # -----------------------------------------------------------------
    # Cross-market detailed table
    # -----------------------------------------------------------------

    section_heading(
        fig,
        0.530,
        None,
        "Cross-market classification"
    )


    install_country_summary = summarize_context_results(
        install_country_all
    )

    rating_country_summary = summarize_context_results(
        rating_country_all
    )


    country_rows = [

        [
            "Install success",

            f"{install_country_summary['mean_DDP']:+.3f}",
            f"{install_country_summary['mean_RoR']:.3f}",

            f"{install_country_summary['++']}",
            f"{install_country_summary['--']}",
            f"{install_country_summary['00']}",
            f"{install_country_summary['M']}",

            f"{install_country_summary['N']}"
        ],

        [
            "Rating success",

            f"{rating_country_summary['mean_DDP']:+.3f}",
            f"{rating_country_summary['mean_RoR']:.3f}",

            f"{rating_country_summary['++']}",
            f"{rating_country_summary['--']}",
            f"{rating_country_summary['00']}",
            f"{rating_country_summary['M']}",

            f"{rating_country_summary['N']}"
        ]
    ]


    publication_table(
        fig,
        [
            0.14,
            0.420,
            0.72,
            0.070
        ],

        country_rows,

        [
            "Outcome",
            "Mean DDP",
            "Mean RoR",
            "++",
            "--",
            "00",
            "Mixed",
            "Countries"
        ],

        col_widths=[
            0.23,
            0.14,
            0.14,
            0.09,
            0.09,
            0.09,
            0.11,
            0.11
        ],

        fontsize=6.8,
        header_fontsize=6.4,
        row_height=1.50,
        first_col_bold=True
    )


    # -----------------------------------------------------------------
    # Country × month detailed table
    # -----------------------------------------------------------------

    section_heading(
        fig,
        0.355,
        None,
        "Country × month classification"
    )


    install_cm_summary = summarize_context_results(
        install_country_month_all
    )

    rating_cm_summary = summarize_context_results(
        rating_country_month_all
    )


    temporal_rows = [

        [
            "Install success",

            f"{install_cm_summary['mean_DDP']:+.3f}",
            f"{install_cm_summary['mean_RoR']:.3f}",

            f"{install_cm_summary['++']}",
            f"{install_cm_summary['--']}",
            f"{install_cm_summary['00']}",
            f"{install_cm_summary['M']}",

            f"{install_cm_summary['N']}"
        ],

        [
            "Rating success",

            f"{rating_cm_summary['mean_DDP']:+.3f}",
            f"{rating_cm_summary['mean_RoR']:.3f}",

            f"{rating_cm_summary['++']}",
            f"{rating_cm_summary['--']}",
            f"{rating_cm_summary['00']}",
            f"{rating_cm_summary['M']}",

            f"{rating_cm_summary['N']}"
        ]
    ]


    publication_table(
        fig,
        [
            0.14,
            0.245,
            0.72,
            0.070
        ],

        temporal_rows,

        [
            "Outcome",
            "Mean DDP",
            "Mean RoR",
            "++",
            "--",
            "00",
            "Mixed",
            "Contexts"
        ],

        col_widths=[
            0.23,
            0.14,
            0.14,
            0.09,
            0.09,
            0.09,
            0.11,
            0.11
        ],

        fontsize=6.8,
        header_fontsize=6.4,
        row_height=1.50,
        first_col_bold=True
    )


    # -----------------------------------------------------------------
    # Definitions
    # -----------------------------------------------------------------

    note(
        fig,
        LEFT,
        0.175,
        (
            "Joint classification combines additive and multiplicative "
            "inference: ++ indicates statistically positive interaction on "
            "both scales; -- indicates statistically negative interaction "
            "on both scales; 00 indicates null interaction on both scales; "
            "Mixed contains all remaining combinations. Multiplicative "
            "effects are reported as RoR in the tables and transformed to "
            "log(RoR) when a zero-centered visual scale is required."
        ),
        width=118,
        fontsize=7.0
    )


    page_footer(
        fig,
        8
    )

    pdf.savefig(fig)

    plt.close(fig)


# =====================================================================
# 23. COUNTRY DDP BAR + CI
# =====================================================================

def country_ddp_panel(
    ax,
    results,
    title
):

    # --------------------------------------------------------------
    # Sort from strongest negative to strongest positive.
    # This reproduces the clear ordered appearance of your existing
    # national-market figure.
    # --------------------------------------------------------------

    items = sorted(
        results.items(),
        key=lambda item: item[1]["DDP"]
    )

    labels = [
        str(k)
        for k, _ in items
    ]

    values = np.array([
        R["DDP"]
        for _, R in items
    ])

    lows = np.array([
        R["DDP_low"]
        for _, R in items
    ])

    highs = np.array([
        R["DDP_high"]
        for _, R in items
    ])


    x = np.arange(
        len(values)
    )


    lower_error = values - lows
    upper_error = highs - values


    ax.bar(
        x,
        values,
        width=0.72,
        color="0.56",
        edgecolor="0.28",
        linewidth=0.30,
        zorder=2
    )


    ax.errorbar(
        x,
        values,
        yerr=[
            lower_error,
            upper_error
        ],
        fmt="none",
        ecolor="0.28",
        elinewidth=0.45,
        capsize=1.2,
        capthick=0.45,
        zorder=3
    )


    ax.axhline(
        0,
        color=INK,
        linewidth=0.70,
        linestyle="--",
        zorder=4
    )


    ax.set_xticks(
        x
    )


    ax.set_xticklabels(
        labels,
        rotation=90,
        fontsize=4.6
    )


    ax.set_ylabel(
        "DDP",
        fontsize=6.8
    )


    ax.set_title(
        title,
        fontsize=8.3,
        fontweight="bold",
        loc="left",
        pad=7
    )


    ax.text(
        0.002,
        0.975,
        "Null: DDP = 0",
        transform=ax.transAxes,
        fontsize=5.5,
        color=MUTED,
        va="top"
    )


    clean_axis(
        ax
    )


# =====================================================================
# 24. MONTHLY DDP PANEL
# =====================================================================

def monthly_ddp_panel(
    ax,
    results,
    title
):

    items = sorted(
        results.items(),
        key=lambda item: item[0]
    )


    labels = [
        month_label(k)
        for k, _ in items
    ]


    values = np.array([
        R["DDP"]
        for _, R in items
    ])


    lows = np.array([
        R["DDP_low"]
        for _, R in items
    ])


    highs = np.array([
        R["DDP_high"]
        for _, R in items
    ])


    x = np.arange(
        len(values)
    )


    lower_error = values - lows
    upper_error = highs - values


    ax.errorbar(
        x,
        values,
        yerr=[
            lower_error,
            upper_error
        ],
        fmt="o-",
        color="0.22",
        ecolor="0.48",
        linewidth=0.85,
        elinewidth=0.55,
        markersize=2.8,
        capsize=1.5,
        zorder=3
    )


    ax.axhline(
        0,
        color=INK,
        linewidth=0.70,
        linestyle="--"
    )


    ax.set_xticks(
        x
    )


    # Jan\n2025 style, as in your current figure
    compact_labels = []

    for label in labels:

        parts = label.split()

        if len(parts) >= 2:

            compact_labels.append(
                parts[0] + "\n" + parts[-1]
            )

        else:

            compact_labels.append(
                label
            )


    ax.set_xticklabels(
        compact_labels,
        fontsize=4.8
    )


    ax.set_ylabel(
        "DDP",
        fontsize=6.8
    )


    ax.set_xlabel(
        "Month",
        fontsize=6.4
    )


    ax.set_title(
        title,
        fontsize=8.3,
        fontweight="bold",
        loc="left",
        pad=7
    )


    ax.text(
        0.002,
        0.975,
        "Null: DDP = 0",
        transform=ax.transAxes,
        fontsize=5.5,
        color=MUTED,
        va="top"
    )


    clean_axis(
        ax
    )


# =====================================================================
# PAGE 9
# COMPLETE COUNTRY-SPECIFIC NUMERICAL RESULTS
# =====================================================================

def render_page_9(pdf):

    fig = new_page()

    page_header(
        fig,
        "Country-specific interaction estimates",
        "IAP × Sports interaction  |  All national markets"
    )

    section_heading(
        fig,
        0.855,
        None,
        "Install and rating interaction estimates by country"
    )

    # -----------------------------------------------------------------
    # One row per national market.
    # The complete country-level results have already been calculated
    # above as install_country_all and rating_country_all.
    # -----------------------------------------------------------------

    countries = sorted(
        set(install_country_all.keys())
        | set(rating_country_all.keys())
    )

    rows = []

    for country in countries:

        I = install_country_all.get(country)
        R = rating_country_all.get(country)

        if I is not None:
            install_ddp = (
                f"{I['DDP']:+.3f} "
                f"[{I['DDP_low']:+.3f}, {I['DDP_high']:+.3f}]"
            )
            install_ror = (
                f"{I['RoR']:.3f} "
                f"[{I['RoR_low']:.3f}, {I['RoR_high']:.3f}]"
            )
        else:
            install_ddp = "—"
            install_ror = "—"

        if R is not None:
            rating_ddp = (
                f"{R['DDP']:+.3f} "
                f"[{R['DDP_low']:+.3f}, {R['DDP_high']:+.3f}]"
            )
            rating_ror = (
                f"{R['RoR']:.3f} "
                f"[{R['RoR_low']:.3f}, {R['RoR_high']:.3f}]"
            )
        else:
            rating_ddp = "—"
            rating_ror = "—"

        rows.append([
            str(country),
            install_ddp,
            install_ror,
            rating_ddp,
            rating_ror
        ])

    # -----------------------------------------------------------------
    # Dense but readable A4 table: all 42 countries on one page.
    # -----------------------------------------------------------------

    publication_table(
        fig,
        [
            0.055,
            0.095,
            0.89,
            0.700
        ],
        rows,
        [
            "Country",
            "Install DDP [95% CI]",
            "Install RoR [95% CI]",
            "Rating DDP [95% CI]",
            "Rating RoR [95% CI]"
        ],
        col_widths=[
            0.12,
            0.22,
            0.22,
            0.22,
            0.22
        ],
        fontsize=4.85,
        header_fontsize=5.15,
        row_height=0.92,
        first_col_bold=True,
        alignments=[
            "left",
            "center",
            "center",
            "center",
            "center"
        ]
    )

    fig.text(
        LEFT,
        0.070,
        (
            "Each row reports the country-specific IAP × Sports interaction estimate "
            "and its 95% confidence interval. DDP is the additive interaction "
            "(null = 0); RoR is the multiplicative interaction (null = 1). "
            "The table reports the complete national-market estimates rather than "
            "cross-country means."
        ),
        fontsize=6.2,
        color=MUTED,
        va="top",
        wrap=True
    )

    page_footer(
        fig,
        9
    )

    pdf.savefig(fig)
    plt.close(fig)


# =====================================================================
# PAGE 10
# COMPLETE VISUAL SYNTHESIS
# =====================================================================

def render_page_10(pdf):

    fig = new_page()


    page_header(
        fig,
        "Complete cross-market and temporal synthesis",
        "IAP × Sports interaction  |  Install success and rating success"
    )


    # =================================================================
    # COUNTRY RESULTS
    # =================================================================

    section_heading(
        fig,
        0.855,
        None,
        "Cross-market interaction — all national markets"
    )


    ax1 = fig.add_axes(
        [
            0.09,
            0.600,
            0.39,
            0.195
        ]
    )


    country_ddp_panel(
        ax1,
        install_country_all,
        "A   Install success"
    )


    ax2 = fig.add_axes(
        [
            0.55,
            0.600,
            0.39,
            0.195
        ]
    )


    country_ddp_panel(
        ax2,
        rating_country_all,
        "B   Rating success"
    )


    fig.text(
        LEFT,
        0.565,
        (
            "Countries are ordered independently by estimated DDP within "
            "each outcome. Bars show the interaction estimate; whiskers show "
            "95% confidence intervals."
        ),
        fontsize=6.4,
        color=MUTED
    )


    # =================================================================
    # MONTH RESULTS
    # =================================================================

    section_heading(
        fig,
        0.515,
        None,
        "Temporal interaction — all 14 pooled months"
    )


    ax3 = fig.add_axes(
        [
            0.09,
            0.285,
            0.39,
            0.175
        ]
    )


    monthly_ddp_panel(
        ax3,
        install_month_all,
        "C   Install success"
    )


    ax4 = fig.add_axes(
        [
            0.55,
            0.285,
            0.39,
            0.175
        ]
    )


    monthly_ddp_panel(
        ax4,
        rating_month_all,
        "D   Rating success"
    )


    fig.text(
        LEFT,
        0.245,
        (
            "Monthly estimates pool all national markets within each calendar "
            "month. Points show monthly DDP estimates and whiskers show 95% "
            "confidence intervals. Month order is preserved because the "
            "horizontal axis represents time."
        ),
        fontsize=6.4,
        color=MUTED,
        wrap=True
    )


    # =================================================================
    # SHORT READER GUIDE
    # =================================================================

    add_line(
        fig,
        LEFT,
        RIGHT,
        0.195,
        color=LIGHT_RULE,
        lw=0.45
    )


    fig.text(
        LEFT,
        0.168,
        "Reading the figure",
        fontsize=7.4,
        fontweight="bold",
        color=INK
    )


    note(
        fig,
        LEFT,
        0.145,
        (
            "DDP = 0 is the additive no-interaction reference. Values below "
            "zero indicate that the IAP-associated probability difference is "
            "more negative for Sports than for non-Sports games; values above zero "
            "indicate the reverse. The corresponding multiplicative evidence "
            "is retained in the complete numerical synthesis on the preceding "
            "page using RoR and log(RoR)."
        ),
        width=116,
        fontsize=6.8
    )


    page_footer(
        fig,
        10
    )


    pdf.savefig(fig)

    plt.close(fig)
# =====================================================================
# 19. GENERATE PDF
# =====================================================================

with PdfPages(OUTPUT_FILE) as pdf:

    render_page_1(pdf)
    render_page_2(pdf)
    render_page_3(pdf)
    render_page_4(pdf)
    render_page_5(pdf)
    render_page_6(pdf)
    render_page_7(pdf)

    # Complete synthesis
    render_page_8(pdf)
    render_page_9(pdf)
    render_page_10(pdf)


# =====================================================================
# 20. CONSOLE SUMMARY
# =====================================================================

print()
print("=" * 78)
print("PUBLICATION-STYLE WORKED EXAMPLE CREATED")
print("=" * 78)

print()
print(f"Output: {OUTPUT_FILE}")

print()
print("Structure:")
print("  Page 1  Install — pooled data construction")
print("  Page 2  Install — pooled DDP and RoR interaction")
print("  Page 3  Install — United States and India")
print("  Page 4  Install — three United States months")
print("  Page 5  Install — synthesis")
print("  Page 6  Rating — pooled worked analysis")
print("  Page 7  Rating — United States + one monthly example")
print("  Page 8  Install + rating synthesis")
print("  Page 9  All 42 country-specific numerical estimates")
print("  Page 10 Complete visual synthesis")

print()
print("Install temporal contexts:")

for m in INSTALL_MONTHS:
    print(f"  • {month_label(m)}")

print()
print(
    "Rating temporal context:"
    f" {month_label(RATING_MONTH)}"
)

print()
print("Visual multiplicative scale:")
print("  log(RoR), with null = 0")

print()
print("Reported multiplicative scale:")
print("  RoR with 95% CI")

print()
print("=" * 78)
